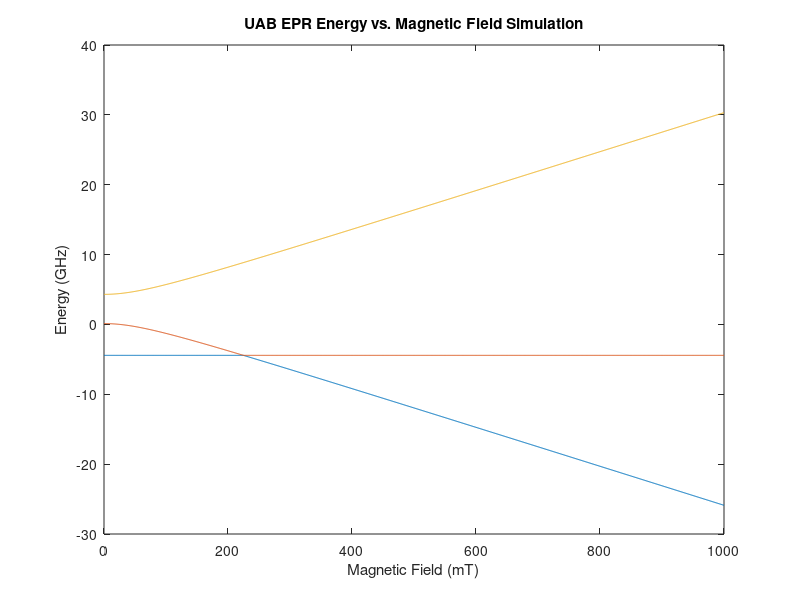

Here is the MATLAB script that generated this plot:

clear B_0;
clear g;
clear theta;
clear H;
clear eigenvals;
clear eigenvecs;
clear i;

%%%%%%%%%%%% Diagonalization of Spin Hamiltonian %%%%%%%%%%%%

% Define spin operators

S_z = [1 0 0;...
       0 0 0;...
       0 0 -1];
       
 
S_x = [0 1/sqrt(2) 0;...
       1/sqrt(2) 0 1/sqrt(2);...
       0 1/sqrt(2) 0];


S_y = [0 i/sqrt(2) 0;...
       -i/sqrt(2) 0 i/sqrt(2);...
       0 -i/sqrt(2) 0];
 
% Spin operators squared
S_xx = S_x * S_x;
S_yy = S_y * S_y;
S_zz = S_z * S_z;
   
% Spin number
s = 1;

% Matrix of S^2 eigenvalue
S_sq = s*(s+1) * eye(2*s + 1);

% Assign static magnetic field and constants
B_0 = linspace(0,1000,1001); % static magnetic field in mT
u_0 = 13.996; % Bohr magneton-MHz/mT
g = 2.002319;

for i = 1:length(B_0)
    
    term1 = g*u_0*B_0(i)*S_z;
    term2 = (3*2213)*(S_zz - (1/3)*S_sq); % b20/cm^-1 = 0.2213 (cm^-1*3*10^4 in MHz) 
    term3 = (1/3)*(3*2091)*(S_xx - S_yy); % b22/cm^-1 = 0.2091 Bushcher and Lehmann
    
    H = term1 + term2 + term3;
    
    [V,E] = eig(H,'vector'); % V is matrix of eigenvectors, D is column of eigenvalues
    
    eigenvals(:,i) = E/1000; % each individual E is the ith column in eigenval
    eigenvecs(:,:,i) = V; % each individual V is the ith item in eigenvecs               
    % eigenvecs is not used, but nice to have for reference
    % basis is |s,m>
    
end

% Assemble data
eigenvals_vs_BField_data = [transpose(B_0),transpose(eigenvals)];

% Plot each column of data separately
plot(B_0,eigenvals_vs_BField_data(:,2),B_0,eigenvals_vs_BField_data(:,3),B_0,eigenvals_vs_BField_data(:,4));

title('UAB EPR Energy vs. Magnetic Field Simulation');
xlabel('Magnetic Field (mT)');
ylabel('Energy (GHz)');
